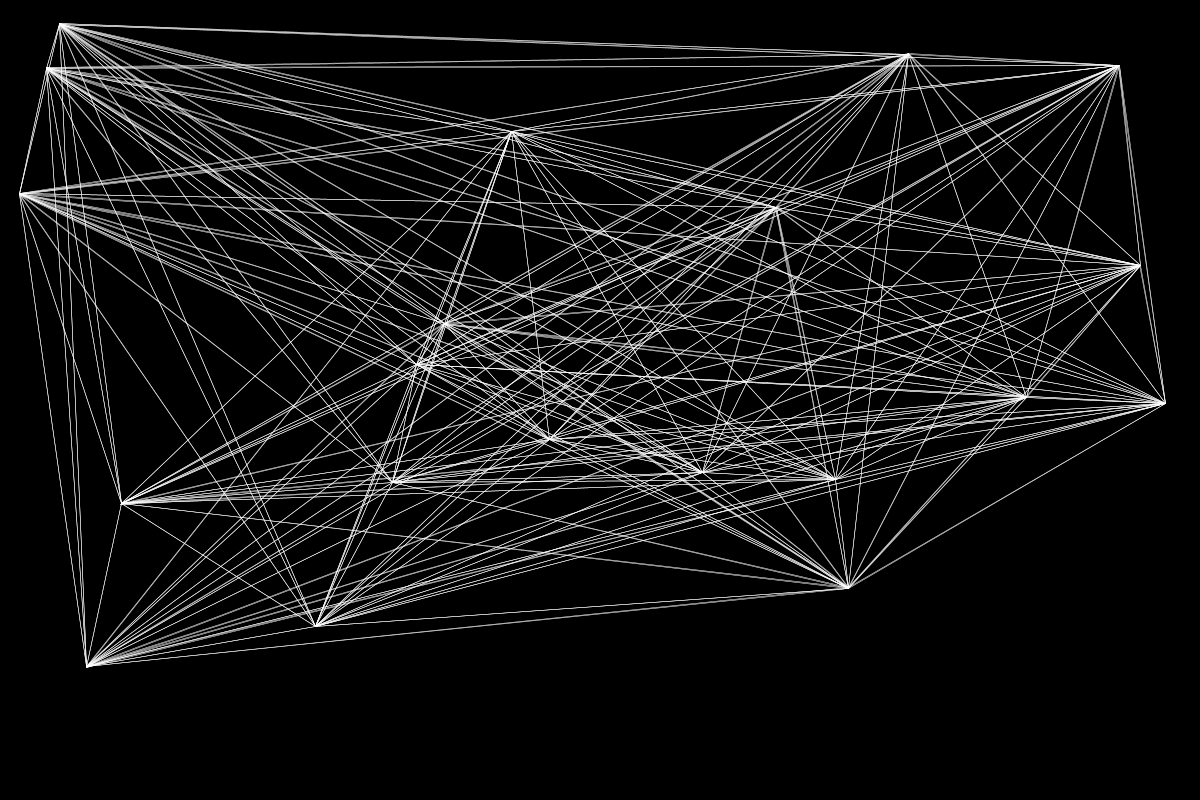
Frame 1 (no input)
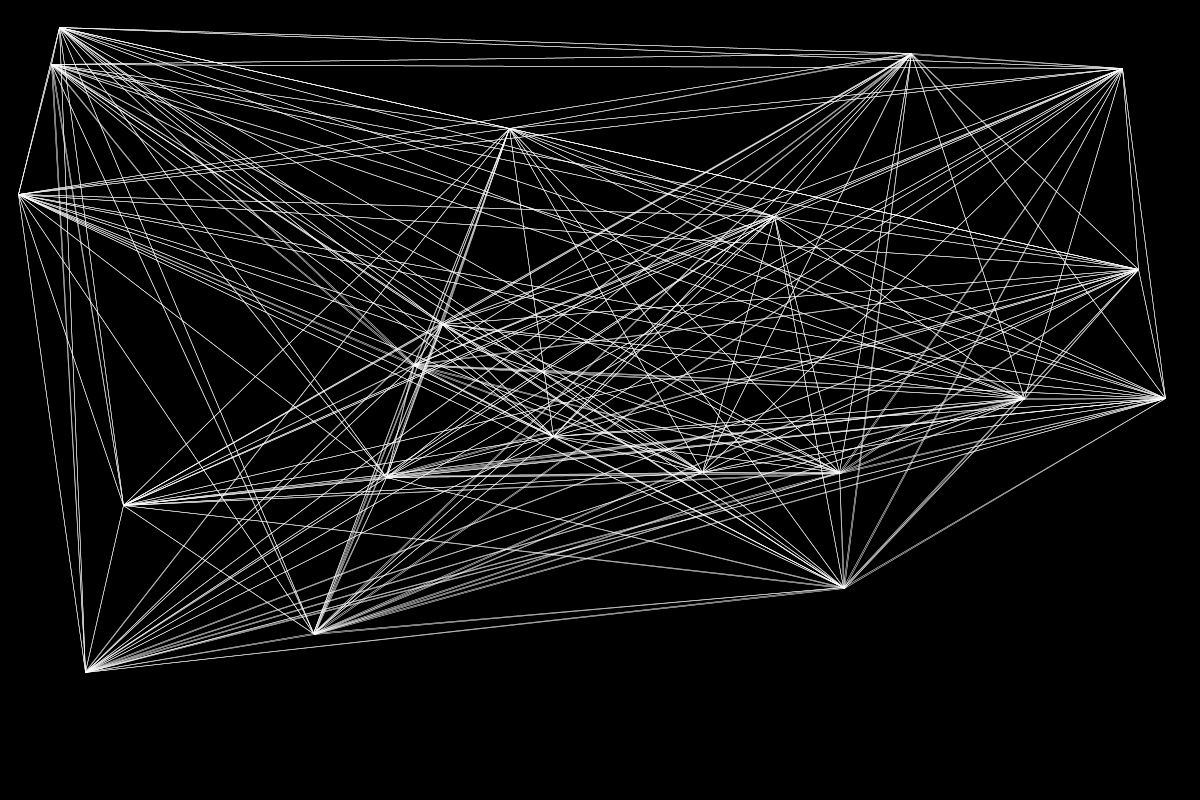
Frame 60 (the mouse pressed at the canvas centre just before this capture)
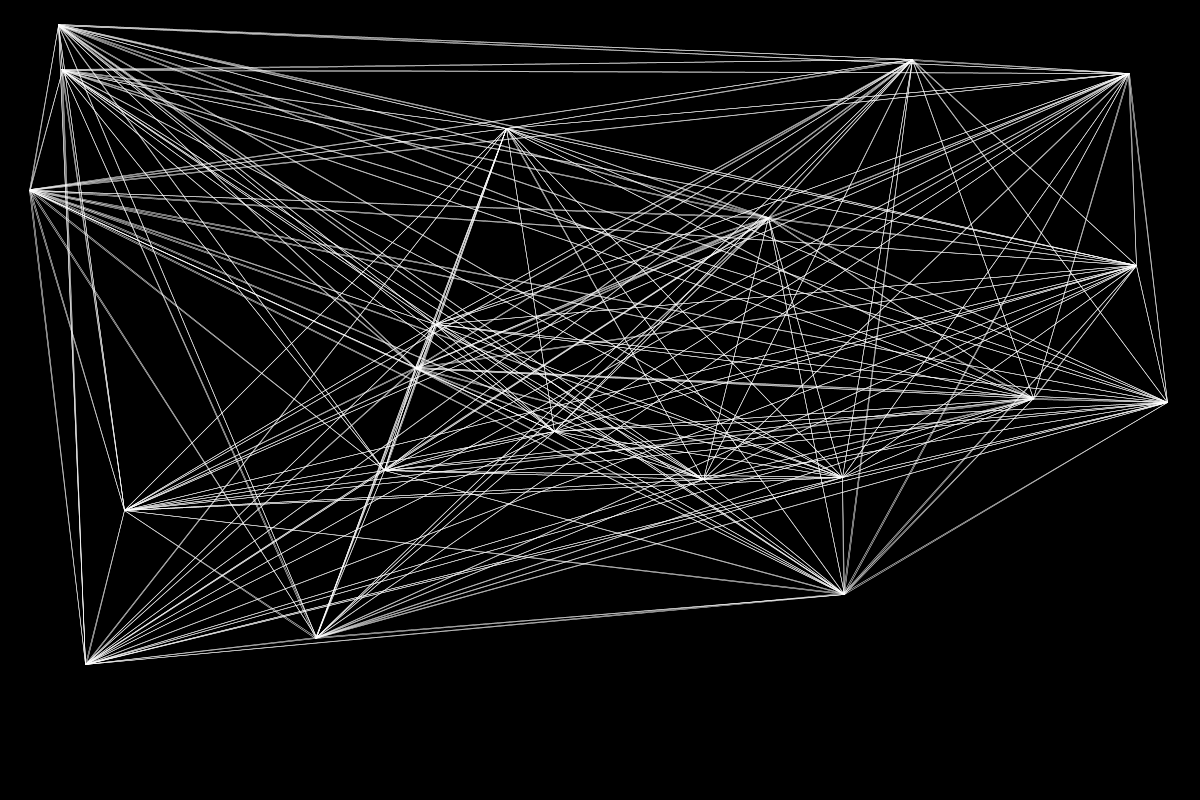
Frame 120 (the mouse held since frame 60 and released just before this capture)

The Processing sketch that drew these frames (run headless with seeded random() and noise(); from frame 60 on, the mouse is pressed at the canvas centre):

// Processing sketch: November18_5
// ── November18_5.pde
float[] xVals;
float[] yVals;
float[] diams;
int[] colors;
final int SIZE = 20;

void setup() {
    background(0);
    size(1200,800);
    stroke(255);
    strokeWeight(0.5);
    xVals = new float[SIZE];
    yVals = new float[SIZE];
    diams = new float[SIZE];
    colors = new int[SIZE];
    for (int i = 0; i < SIZE; i++) {
        xVals[i] = random(width);
        yVals[i] = random(height);
        diams[i] = random(5,20);
        float r = random(256);
        float g = random(256);
        float b = random(256);
        colors[i] = color(r, g, b);
    }
}

void draw() {
    background(0);
    for (int i = 0; i < SIZE; i++) {
        for (int j = 0; j < SIZE; j++) {
            line(xVals[i], yVals[i], xVals[j], yVals[j]);
        }
        xVals[i] += random(-1,1);
        yVals[i] += random(-1,1);
        diams[i] += random(-1,1);
    }
}
